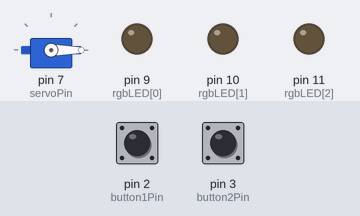
Bench run of a sketch on a simulated Arduino Uno, built with avr-gcc and run on an emulated ATmega328P. On the bench: servo, output pins drawn as LEDs (lit = HIGH). Inputs (shaded band) come from the test bench; at power-on: pin 3 (button2Pin) HIGH, pin 2 (button1Pin) HIGH.

Above: at 1.2 s.
1.3 s: pin 3 (button2Pin) pulled LOW for 0.15 s
At 3.4 s:
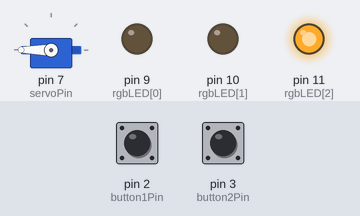
3.7 s: pin 2 (button1Pin) pulled LOW for 3.2 s
At 4.12 s:
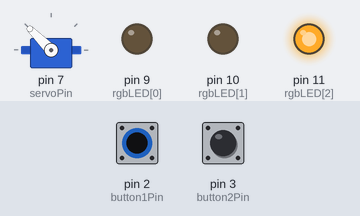
8.4 s: pin 2 (button1Pin) pulled LOW for 0.15 s
At 9.3 s:
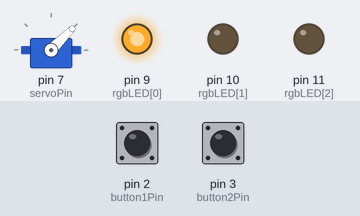
10.2 s: pin 2 (button1Pin) pulled LOW for 1 s
At 10.42 s:
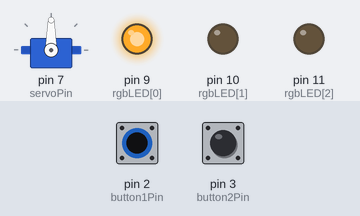
Timing chart, 0 to 13.5 s (numbered marks = the images above; inputs shaded):
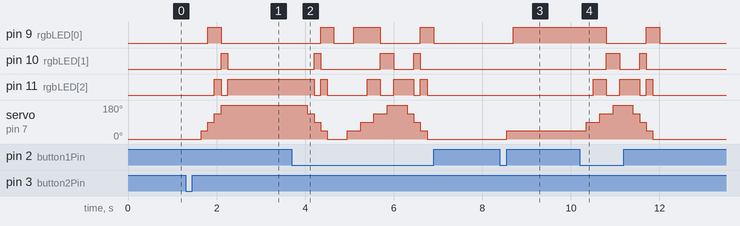

Measured:
- after the input at 1.3 s, pin 9 (rgbLED[0]): LOW → HIGH after 0.50 s, → LOW 0.30 s later; pin 10 (rgbLED[1]): LOW → HIGH after 0.80 s, → LOW 0.15 s later; pin 11 (rgbLED[2]): LOW → HIGH after 0.65 s, → LOW 0.15 s later, → HIGH 0.15 s later; servo on pin 7 (servoPin): 0° → 45° after 0.35 s, → 90° 0.15 s later, → 135° 0.15 s later, → 180° 0.15 s later
- after the input at 3.7 s, pin 9 (rgbLED[0]): goes HIGH 0.30 s, LOW 0.45 s, HIGH 0.60 s, LOW 0.90 s, HIGH 0.30 s, then LOW, starting after 0.65 s; pin 10 (rgbLED[1]): goes HIGH 0.15 s, LOW 1.4 s, HIGH 0.30 s, LOW 0.45 s, HIGH 0.15 s, then LOW, starting after 0.50 s
- after the input at 8.4 s, pin 9 (rgbLED[0]): LOW → HIGH after 0.30 s; servo on pin 7 (servoPin): 0° → 45° after 0.15 s
- after the input at 10.2 s, pin 9 (rgbLED[0]): HIGH → LOW after 0.60 s, → HIGH 0.90 s later, → LOW 0.30 s later; pin 10 (rgbLED[1]): LOW → HIGH after 0.60 s, → LOW 0.30 s later, → HIGH 0.45 s later, → LOW 0.15 s later

The sketch:

MotorControl.ino
```cpp
/*    Linda Ryan (020080205)
       4 Apr 2020
       Lab 12
       Title: 321Maker Experiment #012 - Motor Control
*/

#include <Servo.h>  // include servo library

int button1Pin = 2;    //The SW1 button is connected to pin 2 of the Arduino.
int button2Pin = 3;    //The SW2 button is connected to pin 3 of the Arduino.
int rgbLED[3] = {9, 10, 11};  // The rgb led is connected to pins 9, 10 & 11
int servoPin = 7;  // the servo is connected to pin 7
Servo servoObj;  // create servo object
int counter = 0;  // SW1 button state

void setup() { //The Setup function runs once.
  pinMode(button1Pin, INPUT);  //Setup button1 pin as an input pin.
  pinMode(button2Pin, INPUT);  //Setup button2 pin as an input pin.
  servoObj.attach(servoPin);  // attach the servo to the pin used
  for (int i = 0; i < 3; i++) {
    pinMode(rgbLED[i], OUTPUT); // set up rgbLED as output pin
  }
}

void loop() { //The loop function runs forever.
  if (digitalRead(button1Pin) == LOW) { //Check to see if button1Pin is pressed.
    counter++; // increment button state counter
    delay(150);
  }
  if (digitalRead(button2Pin) == LOW) { //Check to see if button2 is pressed.
    counter--; // decrement button state counter
    delay(150);
  }

  // each time button1 is pressed the motor moves forward by 25% (45 degrees) and colour changes based on servo pos. when motor reaches 100% and button 1 is pressed the motor returns to 0% (going through leds in reverse order)
  if (counter < 0) {
    while (counter < 4) {
      counter++; //when button1 is pressed the counter is incremented if <4
      changePosition(); // change servo position
      changeColour();  // change rgbLED colour
    }
  }
  // each time button2 is pressed the motor moves backward by 25% (45 degrees) and colour changes based on servo pos. when motor reaches 0% and button 2 is pressed it goes to 100% and goes through all the lights in reverse order
  if (counter > 4) {
    while (counter > 0) {
      counter--; //when button2 is pressed the counter is decrememted if >4
      changePosition(); // change servo position
      changeColour();  // change rgbLED colour
    }
  }
  changePosition(); // change servo position
  changeColour();  // change rgbLED colour
}

void changeColour() {
  switch (counter) {
    case 1:
      digitalWrite(rgbLED[0], HIGH); // turn on red led
      digitalWrite(rgbLED[1], LOW); // turn off green led
      digitalWrite(rgbLED[2], LOW); // turn off blue led
      break;
    case 2:
      digitalWrite(rgbLED[0], HIGH); // turn on red led
      digitalWrite(rgbLED[1], LOW); // turn off green led
      digitalWrite(rgbLED[2], HIGH); // turn on blue led
      break;
    case 3:
      digitalWrite(rgbLED[0], LOW); // turn off red led
      digitalWrite(rgbLED[1], HIGH); // turn on green led
      digitalWrite(rgbLED[2], LOW); // turn off blue led
      break;
    case 4:
      digitalWrite(rgbLED[0], LOW); // turn off red led
      digitalWrite(rgbLED[1], LOW); // turn off green led
      digitalWrite(rgbLED[2], HIGH); // turn on blue led
      break;
    default:
      digitalWrite(rgbLED[0], LOW); // turn off red led
      digitalWrite(rgbLED[1], LOW); // turn off green led
      digitalWrite(rgbLED[2], LOW); // turn off blue led
      break;
  }
}

//change servo position based on button state (counter): when you press button 1(d2) the motor moves forward by 25% (45 degrees)
void changePosition() {
  switch (counter) {
    case 1:
      servoObj.write(45);
      delay(150);
      break;
    case 2:
      servoObj.write(90);
      delay(150);
      break;
    case 3:
      servoObj.write(135);
      delay(150);
      break;
    case 4:
      servoObj.write(180);
      delay(150);
      break;
    default:
      servoObj.write(0);
      delay(150);
      break;
  }
}
```
